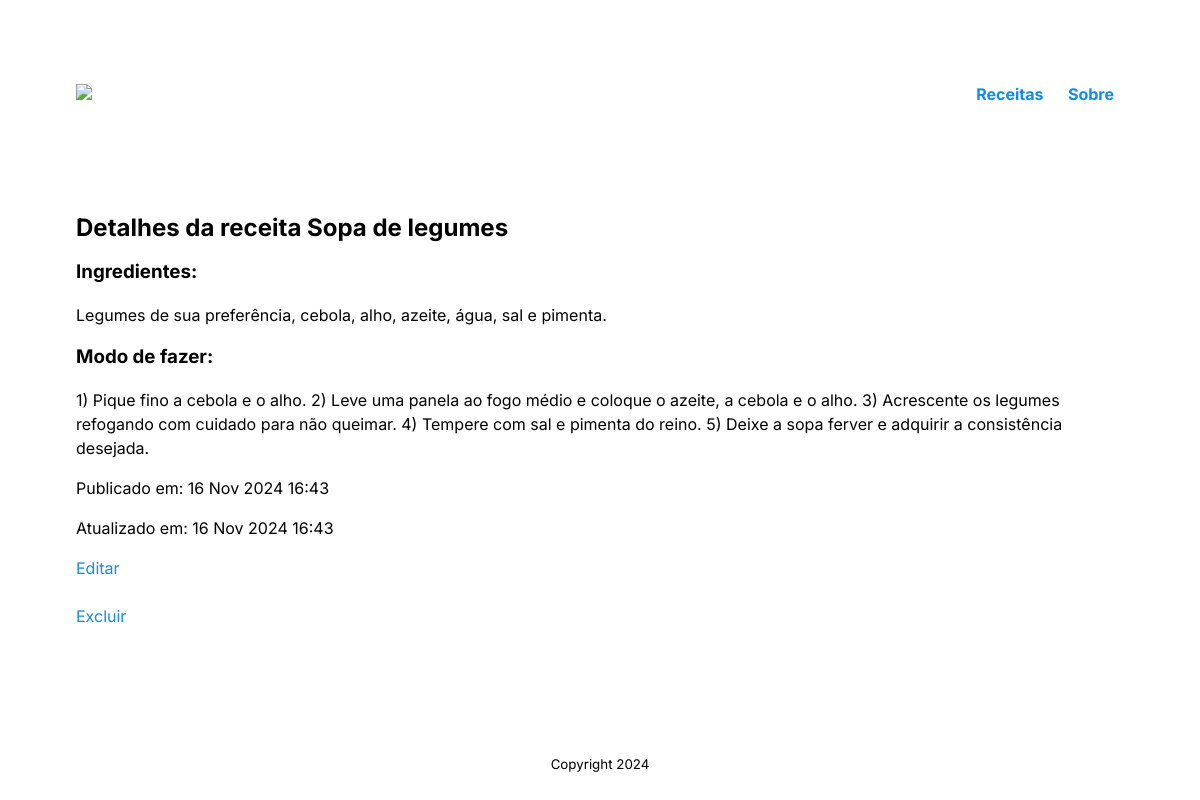
/posts/4/, run on an earlier commit of the app's database.
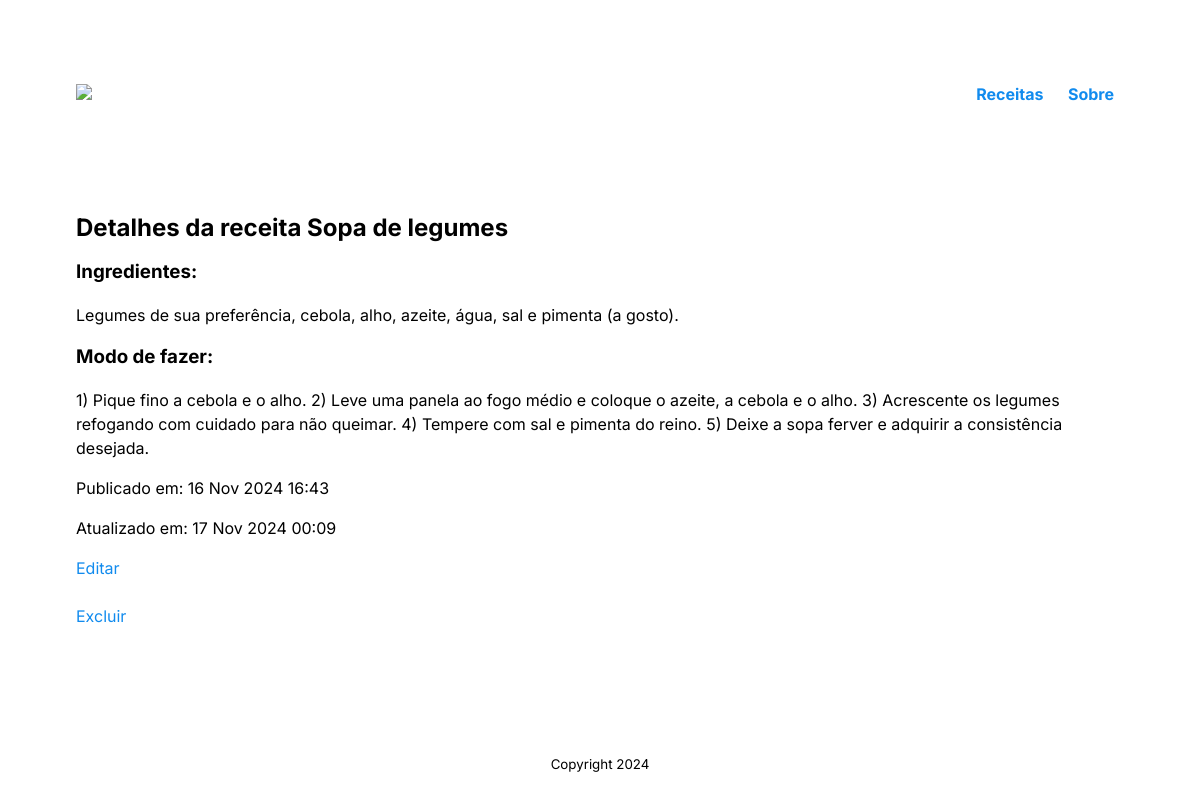
And on a later commit of the database.
### posts/models.py (models this page shows, shortened)
class Receita(models.Model):
    title = models.CharField(max_length=200)
    ingred = models.TextField(max_length=500, default='erro')
    mdf = models.TextField(max_length=1000, default = 'erro')
    created_at = models.DateTimeField(auto_now_add=True)
    updated_at = models.DateTimeField(auto_now=True)

### posts/views.py (the view)
# urls.py: path('<int:post_id>/', views.detail_post, name='detail'),
def detail_post(request, post_id):
    post = get_object_or_404(Receita, pk=post_id)
    context = {'post': post}
    return render(request, 'posts/detail.html', context)

### posts/templates/posts/detail.html (shortened to what this page needs)
{% extends 'base.html' %}  {% block content %}
    <h2>Detalhes da receita {{ post.title }}</h2>
    <section class="dados-da-receita">
        <h3>Ingredientes:</h3> {{ post.ingred }}
        <h3>Modo de fazer:</h3> {{ post.mdf }}
        <p>Publicado em: {{ post.created_at|date:"d M Y H:i" }}</p>
        <p>Atualizado em: {{ post.updated_at|date:"d M Y H:i" }}</p>
        <a href="{% url 'posts:update' post.id %}">Editar</a> </br></br>
        <a href="{% url 'posts:delete' post.id %}">Excluir</a>
    </section>
    {% endblock content %}

### templates/base.html (shortened to what this page needs)
{% load static %}
<!DOCTYPE html>
<html lang="en">
<head>
    <link rel="stylesheet" type="text/css" href="{% static 'style.css' %}">
</head>
<body>
    <header id="cabecalho-principal">
        <a href="{% url 'index' %}"> <img src="{% static 'logo.jpeg' %}"  style="width:150px;"> </a>
        <nav id="navegacao-principal">
            <ul>
                <li><a href="{% url 'posts:index' %}">Receitas</a></li>
                <li><a href="{% url 'about' %}">Sobre</a></li>
            </ul>
        </nav>
    </header>
    <main id="conteiner-principal">
        {% block content %}
        {% endblock content %}
    </main>
    <footer id="rodape-principal">
        <p>
            <small>Copyright 2024</small>
        </p>
    </footer>
</body>
</html>

### static/style.css (style rules this page uses)
:root { --primary-color: #000000; --secondary-color: #118bee; --tertiary-color: #f44d27; --secondary-color-light: #30b2ff; --tertiary-color-light: #ff6d28; --bg-color: #fff; --secondary-bg-color: #e9e9e9; --color-shadow: #f4f4f4; font-family: Inter, sans-serif; font-size: 16px; line-height: 1.5em; }
* { box-sizing: border-box; }
html, body, #root { height: 100%; }
header#cabecalho-principal { margin: 0 auto; width: 100%; max-width: 1080px; padding: 3rem 1rem; display: flex; justify-content: space-between; align-items: center; }
li a { color: var(--secondary-color); font-weight: bold; text-decoration: none; }
body, #root { display: flex; flex-direction: column; }
nav#navegacao-principal li { display: inline-block; padding: 10px; }
main#conteiner-principal { margin: 0 auto; width: 100%; max-width: 1080px; padding: 1rem 1rem; flex-grow: 1; }
footer#rodape-principal { display: flex; flex-direction: column; justify-content: center; align-items: center; padding: 1rem 1rem; }
a { color: var(--secondary-color); text-decoration: none; }

What changed in the data, as far as the page shows it:
changed Receita "Sopa de legumes": ingred "Legumes de sua preferência, cebola, alho, azeite, água, sal e pimenta." → "Legumes de sua preferência, cebola, alho, azeite, água, sal e pimenta (a gosto)."; updated_at "16 Nov 2024 16:43" → "17 Nov 2024 00:09"
